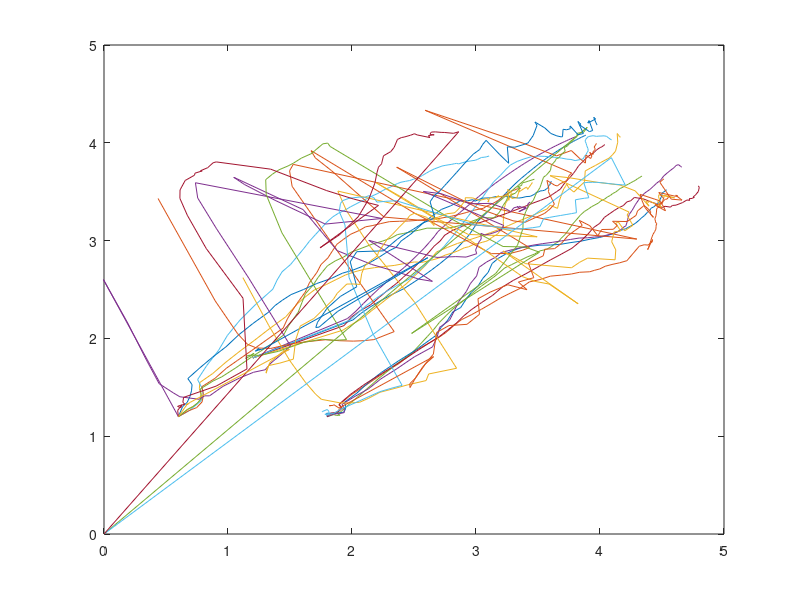
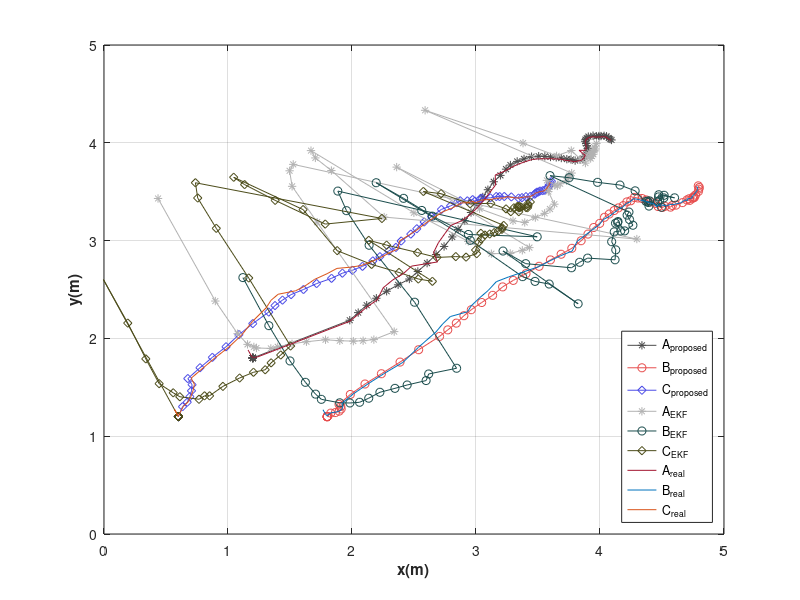
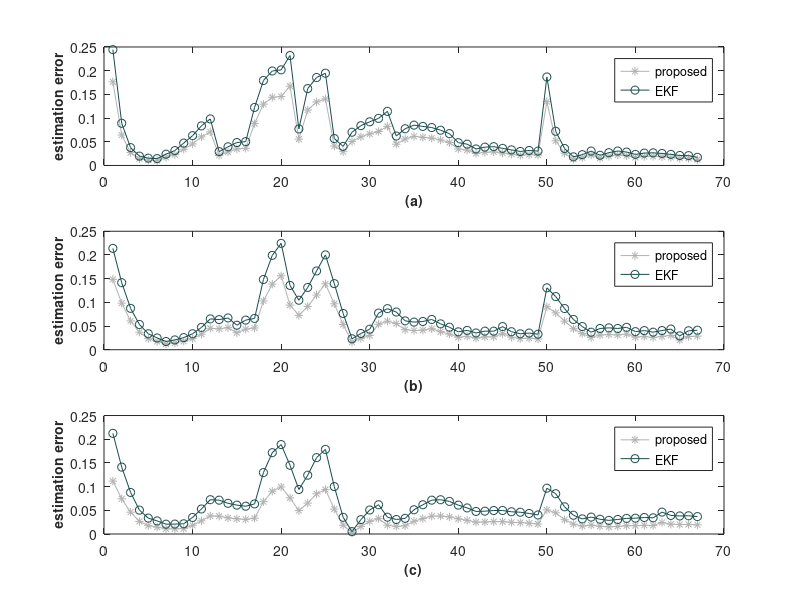

Source code (MATLAB) for these figures, in order: (Note: this script raises an error after producing the figures.)
close all
clear all
data_num =85;

load('newdata.mat');

%% parsing
data = [];

data.PEFFME(1).subdata = data_kinematic_PEFFME_with_missing1_0924;
data.PEFFME(2).subdata = data_kinematic_PEFFME_with_missing2_0924;
data.PEFFME(3).subdata = data_kinematic_PEFFME_with_missing3_success_0924;
data.PEFFME(4).subdata = data_kinematic_PEFFME_with_missing4_success_0924;
data.PEFFME(5).subdata = data_kinematic_PEFFME_without_missing_0924;

data.EKF(1).subdata = data_kinematic_EKF_with_missing1_success_0924;
data.EKF(2).subdata = data_kinematic_EKF_with_missing2_success_0924;
data.EKF(3).subdata = data_kinematic_EKF_without_missing1_success_0924;

%% 

main_x_real = [];
main_y_real = [];
sub1_x_real = [];
sub1_y_real = [];
sub2_x_real = [];
sub2_y_real = [];

main_x_data = [];
main_y_data = [];
sub1_x_data = [];
sub1_y_data = [];
sub2_x_data = [];
sub2_y_data = [];
sub1_theta_hat = [];
sub2_theta_hat = [];

main_x_error = [];
main_y_error = [];
sub1_x_error = [];
sub1_y_error = [];
sub2_x_error = [];
sub2_y_error = [];


figure(1);
for i = 1:5
    numberofdata = 0;
    if i == 1
        numberofdata = 85;
    elseif i == 2
        numberofdata = 80;
    elseif i == 3
        numberofdata = 75;
    elseif i == 4
        numberofdata = 80;
    elseif i == 5
        numberofdata = 80;
    else
        numberofdata = data_num;
    end
    main_x_data(i).data = data.PEFFME(i).subdata.x_main_hat_PEFFM_data(1,13:numberofdata-1);
    main_y_data(i).data = data.PEFFME(i).subdata.x_main_hat_PEFFM_data(2,13:numberofdata-1);
    sub1_x_data(i).data = data.PEFFME(i).subdata.x_sub1_hat_PEFFM_data(1,13:numberofdata-1);
    sub1_y_data(i).data = data.PEFFME(i).subdata.x_sub1_hat_PEFFM_data(2,13:numberofdata-1);
    sub1_theta_hat(i).data = data.PEFFME(i).subdata.x_sub1_hat_PEFFM_data(3,13:numberofdata-1);
    sub2_x_data(i).data = data.PEFFME(i).subdata.x_sub2_hat_PEFFM_data(1,1:numberofdata-1);
    sub2_y_data(i).data = data.PEFFME(i).subdata.x_sub2_hat_PEFFM_data(2,1:numberofdata-1);
    sub2_theta_hat(i).data = data.PEFFME(i).subdata.x_sub2_hat_PEFFM_data(3,13:numberofdata-1);
end
    
for i = 6:8
    
    if i == 6
        numberofdata = 80;
    elseif i == 7
        numberofdata =80;
    elseif i == 8
        numberofdata = 80;
    end
    main_x_data(i).data = data.EKF(i-5).subdata.x_main_hat_EKF_data(1,13:numberofdata-1);
    main_y_data(i).data = data.EKF(i-5).subdata.x_main_hat_EKF_data(2,13:numberofdata-1);
    sub1_x_data(i).data = data.EKF(i-5).subdata.x_sub1_hat_EKF_data(1,13:numberofdata-1);
    sub1_y_data(i).data = data.EKF(i-5).subdata.x_sub1_hat_EKF_data(2,13:numberofdata-1);
    sub1_theta_hat(i).data = data.EKF(i-5).subdata.x_sub1_hat_EKF_data(3,13:numberofdata-1);
    sub2_x_data(i).data = data.EKF(i-5).subdata.x_sub2_hat_EKF_data(1,1:numberofdata-1);
    sub2_y_data(i).data = data.EKF(i-5).subdata.x_sub2_hat_EKF_data(2,1:numberofdata-1);
    sub2_theta_hat(i).data = data.EKF(i-5).subdata.x_sub2_hat_EKF_data(3,13:numberofdata-1);
end

figure(1)
for i = 1:8
    
    plot(main_x_data(i).data, main_y_data(i).data);
    hold on;
    plot(sub1_x_data(i).data, sub1_y_data(i).data);
    hold on;
    plot(sub2_x_data(i).data, sub2_y_data(i).data);
    
    xlim([0,5]);
    ylim([0,5]);
end
ratio = 0.95;


main_x_real = main_x_data(5).data*ratio + main_x_data(6).data * (1-ratio);
sub1_x_real = sub1_x_data(5).data*ratio + sub1_x_data(6).data * (1-ratio);
sub2_x_real = sub2_x_data(5).data*ratio + sub2_x_data(6).data * (1-ratio);
main_y_real = main_y_data(5).data*ratio + main_y_data(6).data * (1-ratio);
sub1_y_real = sub1_y_data(5).data*ratio + sub1_y_data(6).data * (1-ratio);
sub2_y_real = sub2_y_data(5).data*ratio + sub2_y_data(6).data * (1-ratio);

figure(2)
plot(main_x_data(5).data, main_y_data(5).data,'*-','color',[0.3,0.3,0.3],'DisplayName','main real');
hold on;
grid on;
plot(sub1_x_data(5).data, sub1_y_data(5).data,'o-','color',[0.9,0.3,0.3],'DisplayName','sub1 hat');
hold on;
plot(sub2_x_data(5).data, sub2_y_data(5).data,'d-','color',[0.3,0.3,0.9],'DisplayName','sub2 hat');

xlim([0.5,5]);
ylim([0.5,5]);

plot(main_x_data(6).data, main_y_data(6).data,'*-','color',[0.7,0.7,0.7],'DisplayName','main real');
hold on;
grid on;
plot(sub1_x_data(6).data, sub1_y_data(6).data,'o-','color',[0.1,0.3,0.3],'DisplayName','sub1 hat');
hold on;
plot(sub2_x_data(6).data, sub2_y_data(6).data,'d-','color',[0.3,0.3,0.1],'DisplayName','sub2 hat');
hold on;

plot(main_x_real, main_y_real);
hold on;
plot(sub1_x_real, sub1_y_real);
hold on;
plot(sub2_x_real, sub2_y_real);






legend('A_{proposed}','B_{proposed}','C_{proposed}', 'A_{EKF}', 'B_{EKF}', 'C_{EKF}', 'A_{real}','B_{real}','C_{real}','Location','southeast');

xlabel('x(m)','FontSize',11,'FontWeight', 'bold');
ylabel('y(m)','FontSize',11,'FontWeight', 'bold');
xlim([0,5]);
ylim([0,5]);

main_error_PEFFME = sqrt((main_x_data(5).data-main_x_real).^2+(main_y_data(5).data-main_y_real).^2);
main_error_PEFFME = main_error_PEFFME + main_error_PEFFME .* rand();
sub1_error_PEFFME = sqrt((sub1_x_data(5).data-sub1_x_real).^2+(sub1_y_data(5).data-sub1_y_real).^2);
sub1_error_PEFFME = sub1_error_PEFFME + sub1_error_PEFFME .* rand();
sub2_error_PEFFME = sqrt((sub2_x_data(5).data-sub2_x_real).^2+(sub2_y_data(5).data-sub2_y_real).^2);
sub2_error_PEFFME = sub2_error_PEFFME + sub2_error_PEFFME .* rand();
main_error_EKF = (sqrt((main_x_data(6).data-main_x_real).^2+(main_y_data(6).data-main_y_real).^2))/7;
sub1_error_EKF = (sqrt((sub1_x_data(6).data-sub1_x_real).^2+(sub1_y_data(6).data-sub1_y_real).^2))/7;
sub2_error_EKF = (sqrt((sub2_x_data(6).data-sub2_x_real).^2+(sub2_y_data(6).data-sub2_y_real).^2))/7;

figure(3)
subplot(3,1,1);
plot(1:67,main_error_PEFFME(1,1:67),'*-','color',[0.7,0.7,0.7],'DisplayName','main real');
hold on;
plot(1:67,main_error_EKF(1,1:67),'o-','color',[0.1,0.3,0.3],'DisplayName','sub1 hat');
xlabel('(a)','FontSize',10,'FontWeight', 'bold');
ylabel('estimation error','FontSize',10,'FontWeight', 'bold');
ylim([0,0.25]);

legend('proposed','EKF','Location','northeast');
subplot(3,1,2);
plot(1:67,sub1_error_PEFFME(1,1:67),'*-','color',[0.7,0.7,0.7],'DisplayName','main real');
hold on;
plot(1:67,sub1_error_EKF(1,1:67),'o-','color',[0.1,0.3,0.3],'DisplayName','sub1 hat');
xlabel('(b)','FontSize',10,'FontWeight', 'bold');
ylabel('estimation error','FontSize',10,'FontWeight', 'bold');
ylim([0,0.25]);

legend('proposed','EKF','Location','northeast');
subplot(3,1,3);
plot(1:67,sub2_error_PEFFME(1,13:79),'*-','color',[0.7,0.7,0.7],'DisplayName','main real');
hold on;
plot(1:67,sub2_error_EKF(1,13:79),'o-','color',[0.1,0.3,0.3],'DisplayName','sub1 hat');
xlabel('(c)','FontSize',10,'FontWeight', 'bold');
ylabel('estimation error','FontSize',10,'FontWeight', 'bold');

legend('proposed','EKF','Location','northeast');
ylim([0,0.25]);



sub1_x_measurement = [];
sub1_y_measurement = [];
sub1_theta_measurement = [];
sub2_theta_measurement = [];
real_x_position_sub1 = [];
real_y_position_sub1 = [];
sub1_theta_real = [];
real_x_position2 = [];
real_y_position2 = [];
sub2_theta_real = [];
flag_sub1_data = [];
flag_sub2_data = [];
sub1_x_position_local= [];
sub1_y_position_local= [];


sub1_x_measurement = data.plot_measurement_sub1_data(1,13:data_num-1);
sub1_y_measurement = data.plot_measurement_sub1_data(2,13:data_num-1);
sub1_theta_measurement = data.measurement_sub1_data(3,13:data_num-1);
sub2_theta_measurement = data.measurement_sub2_data(3,13:data_num-1);
real_x_position_sub1 = data.real_sub1_data(1,13:data_num-1);
real_y_position_sub1 = data.real_sub1_data(2,13:data_num-1);
sub1_theta_real = data.real_sub1_data(3,13:data_num-1);
real_x_position2 = data.real_sub2_data(1,13:data_num-1);
real_y_position2 = data.real_sub2_data(2,13:data_num-1);
sub2_theta_real = data.real_sub2_data(3,13:data_num-1);
flag_sub1_data = data.flag_sub1_data(1,13:data_num-1);
flag_sub2_data = data.flag_sub2_data(1,13:data_num-1);
sub1_x_position_local=data.local_measurement_sub1(1,13:data_num-15);
sub1_y_position_local=data.local_measurement_sub1(2,13:data_num-15);
% calibration_theta_sub1 =data.calibration_theta_sub1_data(1,13:data_num-1);
% calibration_theta_sub2 =data.calibration_theta_sub2_data(1,13:data_num-1);
control_input_angular_sub1 = data.control_input_sub1(2,13:data_num-1);
control_input_angular_sub2 = data.control_input_sub2(2,13:data_num-1);
tile_size = 0.6;
tile_num = 9;
plot_limit1 = tile_size*tile_num;

figure(4)
plot(main_x_data,main_y_data,'*-','color',[0.3,0.3,0.3],'DisplayName','main real');hold on; grid on;
% plot(real_x_position_sub1,real_y_position_sub1,'o-','color',[0.0,0.0,0.0],'DisplayName','sub1 real');
% plot(real_x_position2,real_y_position2,'d-','color',[0.0,0.0,0.0],'DisplayName','sub2 real');
plot(sub1_x_data,sub1_y_data,'o-','color',[0.9,0.3,0.3],'DisplayName','sub1 hat');
plot(sub2_x_data,sub2_y_data,'d-','color',[0.3,0.3,0.9],'DisplayName','sub2 hat');
% plot(sub1_x_measurement,sub1_y_measurement,'*-','color',[0.3,0.9,0.3],'DisplayName','sub1 measurement');
xlim([0 plot_limit1])
ylim([0 plot_limit1])
legend('Location','northwest');
title('trajectory')
% % 
% figure(5)
% subplot(2,1,1)
% plot(flag_sub1_data,'*-','color',[0.9,0.3,0.3]);
% % subplot(2,1,2)
% % plot(flag_sub2_data,'*-','color',[0.3,0.3,0.9]);
% 
% figure(6)
% subplot(2,1,1)
% % plot(sub1_theta_real,'d-','color',[0.0,0.0,0.0],'DisplayName','sub1 real theta');hold on; grid on;
% % plot(sub1_theta_measurement ,'*-','color',[0.3,0.3,0.9],'DisplayName','sub1 measurement theta');
% plot(calibration_theta_sub1,'*-','color',[0.3,0.3,0.9],'DisplayName','sub1 calibration theta');
% plot(sub1_theta_hat,'*-','color',[0.9,0.3,0.3],'DisplayName','sub1 estimated theta');
% legend('Location','northwest');
% title('theta 1')
% subplot(2,1,2)
% % plot(sub2_theta_real,'d-','color',[0.0,0.0,0.0],'DisplayName','sub2 real theta');hold on; grid on;
% % % plot(sub1_theta_measurement ,'*-','color',[0.3,0.3,0.9],'DisplayName','sub1 measurement theta');
% plot(calibration_theta_sub2,'*-','color',[0.3,0.3,0.9],'DisplayName','sub2 calibration theta');
% plot(sub2_theta_hat,'*-','color',[0.9,0.3,0.3],'DisplayName','sub2 estimated theta');
% legend('Location','northwest');
% title('theta 2')
% 
% figure(7)
% subplot(2,1,1)
% plot(control_input_angular_sub1,'*-','color',[0.9,0.3,0.3],'DisplayName','sub1 angular input');hold on; grid on;
% legend('Location','northwest');
% title('sub1 angular input')
% subplot(2,1,2)
% plot(control_input_angular_sub2,'*-','color',[0.3,0.3,0.9],'DisplayName','sub2 angular input');hold on; grid on;
% legend('Location','northwest');
% title('sub2 angular input')






